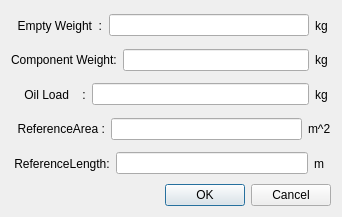
<?xml version="1.0" encoding="UTF-8"?>
<ui version="4.0">
 <class>DialogAircraft</class>
 <widget class="QDialog" name="DialogAircraft">
  <property name="geometry">
   <rect>
    <x>0</x>
    <y>0</y>
    <width>342</width>
    <height>217</height>
   </rect>
  </property>
  <property name="sizePolicy">
   <sizepolicy hsizetype="Preferred" vsizetype="Preferred">
    <horstretch>0</horstretch>
    <verstretch>0</verstretch>
   </sizepolicy>
  </property>
  <property name="windowTitle">
   <string>DialogAircraft</string>
  </property>
  <layout class="QGridLayout" name="gridLayout">
   <item row="0" column="0">
    <layout class="QHBoxLayout" name="horizontalLayout">
     <item>
      <widget class="QLabel" name="label">
       <property name="text">
        <string>  Empty Weight  :</string>
       </property>
      </widget>
     </item>
     <item>
      <widget class="QLineEdit" name="lineEdit"/>
     </item>
     <item>
      <widget class="QLabel" name="label_6">
       <property name="text">
        <string>kg </string>
       </property>
      </widget>
     </item>
    </layout>
   </item>
   <item row="1" column="0">
    <layout class="QHBoxLayout" name="horizontalLayout_2">
     <item>
      <widget class="QLabel" name="label_2">
       <property name="text">
        <string>Component Weight:</string>
       </property>
      </widget>
     </item>
     <item>
      <widget class="QLineEdit" name="lineEdit_2"/>
     </item>
     <item>
      <widget class="QLabel" name="label_7">
       <property name="text">
        <string>kg </string>
       </property>
      </widget>
     </item>
    </layout>
   </item>
   <item row="2" column="0">
    <layout class="QHBoxLayout" name="horizontalLayout_3">
     <item>
      <widget class="QLabel" name="label_3">
       <property name="text">
        <string>    Oil Load    :</string>
       </property>
      </widget>
     </item>
     <item>
      <widget class="QLineEdit" name="lineEdit_3"/>
     </item>
     <item>
      <widget class="QLabel" name="label_8">
       <property name="text">
        <string>kg </string>
       </property>
      </widget>
     </item>
    </layout>
   </item>
   <item row="3" column="0">
    <layout class="QHBoxLayout" name="horizontalLayout_4">
     <item>
      <widget class="QLabel" name="label_4">
       <property name="text">
        <string>  ReferenceArea :</string>
       </property>
      </widget>
     </item>
     <item>
      <widget class="QLineEdit" name="lineEdit_4"/>
     </item>
     <item>
      <widget class="QLabel" name="label_9">
       <property name="text">
        <string>m^2</string>
       </property>
      </widget>
     </item>
    </layout>
   </item>
   <item row="4" column="0">
    <layout class="QHBoxLayout" name="horizontalLayout_5">
     <item>
      <widget class="QLabel" name="label_5">
       <property name="text">
        <string> ReferenceLength:</string>
       </property>
      </widget>
     </item>
     <item>
      <widget class="QLineEdit" name="lineEdit_5">
       <property name="enabled">
        <bool>true</bool>
       </property>
       <property name="sizePolicy">
        <sizepolicy hsizetype="Expanding" vsizetype="Fixed">
         <horstretch>0</horstretch>
         <verstretch>0</verstretch>
        </sizepolicy>
       </property>
       <property name="layoutDirection">
        <enum>Qt::LeftToRight</enum>
       </property>
      </widget>
     </item>
     <item>
      <widget class="QLabel" name="label_10">
       <property name="text">
        <string>m  </string>
       </property>
      </widget>
     </item>
    </layout>
   </item>
   <item row="5" column="0">
    <widget class="QDialogButtonBox" name="buttonBox">
     <property name="orientation">
      <enum>Qt::Horizontal</enum>
     </property>
     <property name="standardButtons">
      <set>QDialogButtonBox::Cancel|QDialogButtonBox::Ok</set>
     </property>
    </widget>
   </item>
  </layout>
 </widget>
 <resources/>
 <connections>
  <connection>
   <sender>buttonBox</sender>
   <signal>accepted()</signal>
   <receiver>DialogAircraft</receiver>
   <slot>accept()</slot>
   <hints>
    <hint type="sourcelabel">
     <x>248</x>
     <y>254</y>
    </hint>
    <hint type="destinationlabel">
     <x>157</x>
     <y>274</y>
    </hint>
   </hints>
  </connection>
  <connection>
   <sender>buttonBox</sender>
   <signal>rejected()</signal>
   <receiver>DialogAircraft</receiver>
   <slot>reject()</slot>
   <hints>
    <hint type="sourcelabel">
     <x>316</x>
     <y>260</y>
    </hint>
    <hint type="destinationlabel">
     <x>286</x>
     <y>274</y>
    </hint>
   </hints>
  </connection>
 </connections>
</ui>
